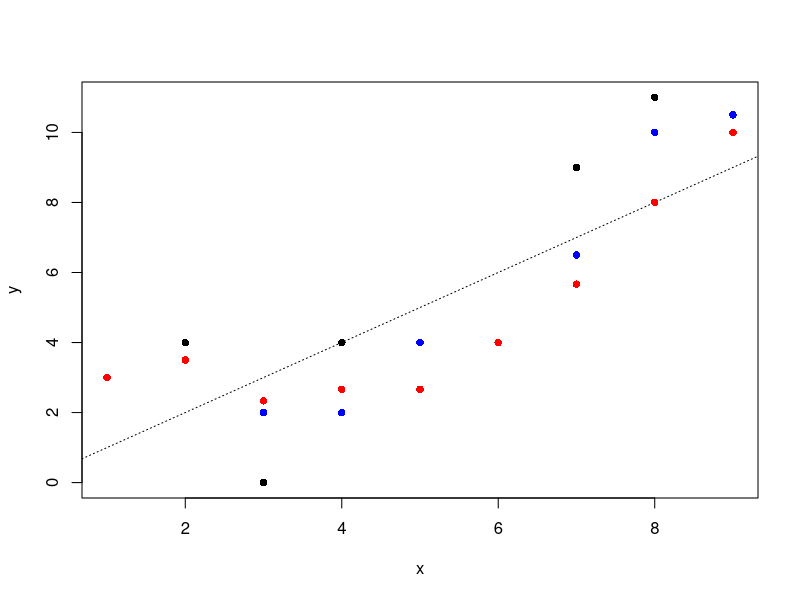

The R script that drew this image:
rm(list = ls())

x <- seq(1, 9, by = 1)
y <- x + c(2, 2, -3, 0, -1, -2, 2, 3, 1)

z <- NA
w <- NA

for (i in 1:9) {
#   z[i] <- (y[i] + y[i - 1])/2
  z[i] <- mean(y[i:max(i - 1, 1)])
  w[i] <- mean(y[i:max(i - 2, 1)])
}

plot(x, y, pch = 16, col = "black")
abline(a = 0, b = 1, lty = 3)
points(x, z, pch = 16, col = "blue")
points(x, w, pch = 16, col = "red")

smooth <- function(y, k) {
  w <- rep(NA, length(y))
  for (i in 1:length(y)) {
    w[i] <- mean(y[i:max(i - k + 1, 1)])
  }
  return(w)
}
